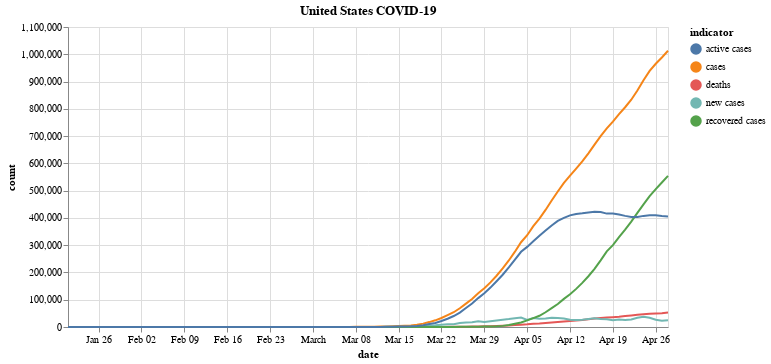

The notebook cell this image was saved under:
### Code cell
line_chart(long_form_us_data, x='date', y='count:Q', color='indicator:N', title="United States COVID-19")

### Figure 1 — Vega-Lite specification as saved in the notebook (floating-point values rounded to 4 significant figures; data arrays with more than 128 entries replaced by an {"elided": "..."} marker saying what was removed)
{"config": {"view": {"continuousWidth": 400, "continuousHeight": 300}}, "layer": [{"mark": "line", "encoding": {"color": {"type": "nominal", "field": "indicator"}, "x": {"type": "temporal", "field": "date"}, "y": {"type": "quantitative", "field": "count"}}}, {"mark": "point", "encoding": {"opacity": {"value": 0}, "x": {"type": "temporal", "field": "date"}}, "selection": {"selector003": {"type": "single", "nearest": true, "on": "mouseover", "fields": ["date"], "empty": "none"}}}, {"mark": "point", "encoding": {"color": {"type": "nominal", "field": "indicator"}, "opacity": {"condition": {"value": 1, "selection": "selector003"}, "value": 0}, "x": {"type": "temporal", "field": "date"}, "y": {"type": "quantitative", "field": "count"}}}, {"mark": {"type": "rule", "color": "gray"}, "encoding": {"x": {"type": "temporal", "field": "date"}}, "transform": [{"filter": {"selection": "selector003"}}]}, {"mark": {"type": "text", "align": "left", "dx": 5, "dy": -5}, "encoding": {"color": {"type": "nominal", "field": "indicator"}, "text": {"condition": {"type": "quantitative", "field": "count", "selection": "selector003"}, "value": " "}, "x": {"type": "temporal", "field": "date"}, "y": {"type": "quantitative", "field": "count"}}}], "data": {"name": "data-02551d44d5c02c093000acb6288fa16f"}, "height": 300, "title": "United States COVID-19", "width": 600, "$schema": "https://vega.github.io/schema/vega-lite/v4.8.1.json", "datasets": {"data-02551d44d5c02c093000acb6288fa16f": {"elided": "495 records"}}}
